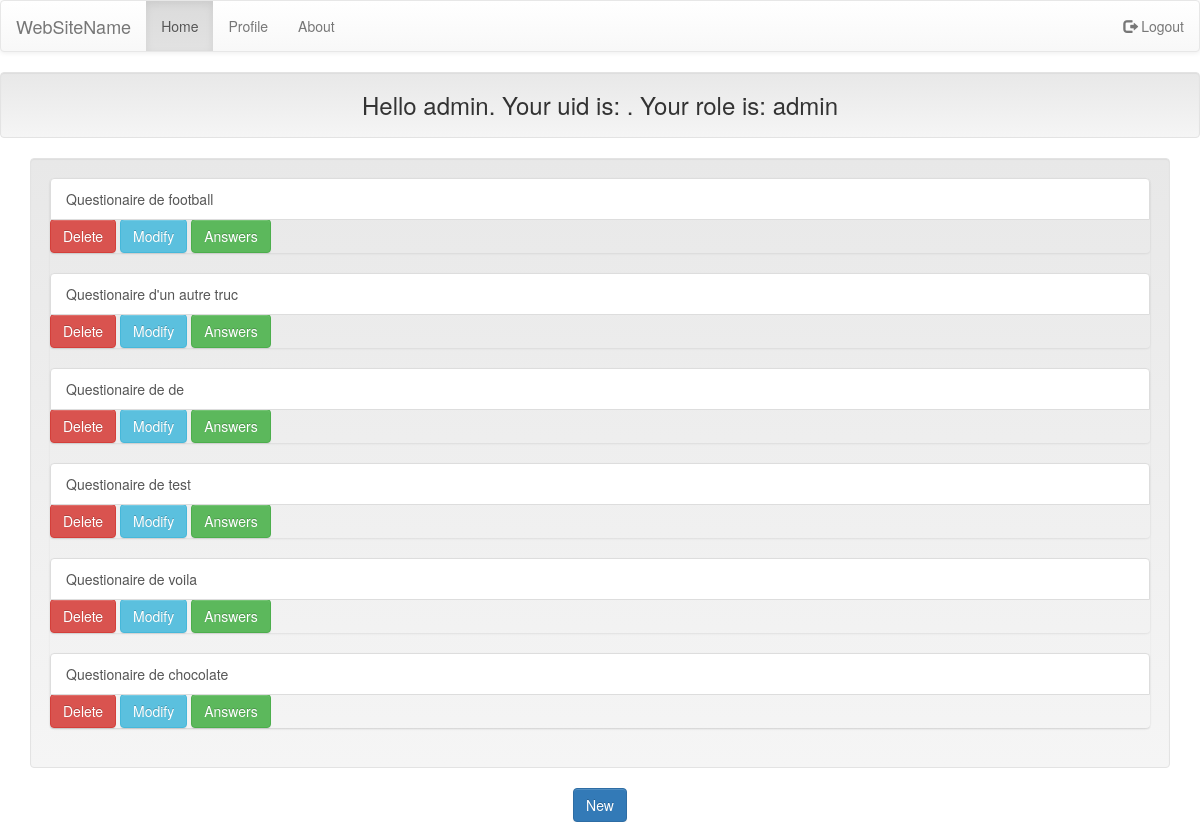
Screenshot of /home.php (signed in) with the database file from the repository.
### tables this page shows
CREATE TABLE `questionnaires` (
  `qid` int(11) NOT NULL,
  `intitule` varchar(50) NOT NULL,
  `uid` int(11) NOT NULL
);

### auth/config.php (called while the page is built, shortened)
<?php
$pathFor = [
    "login"  => "/website/login.php",
    "logout" => "/website/logout.php",
    "adduser" => "/website/adduser.php",
    "root"   => "/website/",
    "home" => "/website/home.php",
];

### auth/loader.php (called while the page is built, shortened)
<?php
require("config.php");
spl_autoload_register(function ($class) {
    $path = explode('\\',$class);
    $class = array_pop($path);
});
$idm = new Pw\Auth\Identity\IdentityManager();

### auth/IdentityManager.php (called while the page is built, shortened)
<?php
class IdentityManager implements \ArrayAccess
{
    protected $storage;
    public function __construct(&$storage = null)
    {
        if (is_array($storage)) {
            $this->storage = &$storage;
        } elseif ($storage instanceof ArrayAccess) {
            $this->storage = $storage;
        } else {
            $this->storage = &$_SESSION;
        }
    }
    public function hasIdentity()
    {
        return isset($this->storage[self::IDKEY]) && isset($this->storage[self::IDKEY]['identity']);
    }
    public function getIdentity()
    {
        return $this->storage[self::IDKEY]['identity'];
    }
    public function getRole()
    {
        return $this->storage[self::IDKEY]['roles'][0];
    }
    public function hasRoles()
    {
        return $this->hasIdentity() && isset($this->storage[self::IDKEY]['roles']);
    }
}

### admin/admin.php (the view, shortened to what this page needs)
<?php
echo"<div class='container'>";
echo"<div class='well'>
<div class='list-group'>";
    $db = new PDO($dsn,$username,$password);
    $db->setAttribute(PDO::ATTR_ERRMODE, PDO::ERRMODE_EXCEPTION);
    $db->setAttribute(PDO::ATTR_DEFAULT_FETCH_MODE, PDO::FETCH_ASSOC);
    $SQL = "SELECT qid,intitule FROM questionnaires";
    $res = $db->query($SQL);
    foreach($res as $row){
        echo "<div class='list-group'>
        <a href='admin/repond_ques.php?qid=$row[qid]' onClick=\"return confirm('Voulez allez voir la questionaire et repondre?');\" class='list-group-item' >$row[intitule]</a>
        <button class='btn btn-danger' data-href='admin/supp_ques.php?qid=$row[qid]' data-toggle='modal' data-target='#confirm-delete'>Delete</button>
        <a href='admin/modif_ques.php?qid=$row[qid]' class='btn btn-info' role='button'>Modify</a>
        <a href='admin/result_ques.php?qid=$row[qid]' class='btn btn-success' role='button'>Answers</a>";
        echo "</div>";
    }
echo "</div>";
echo "</div>";
?>
    <?php
echo "</div>";
echo "<div style='text-align:center'>
        <button class='btn btn-primary' data-toggle='modal' data-target='#add_questionaire'>
            New
        </button>
</div>";
?>

### header.php (shortened to what this page needs)
<!DOCTYPE html>
<html>
<head>
    <link rel="stylesheet" href="https://maxcdn.bootstrapcdn.com/bootstrap/3.3.7/css/bootstrap.min.css">
    <link rel="stylesheet" href="https://maxcdn.bootstrapcdn.com/bootstrap/3.3.7/css/bootstrap-theme.min.css">
    <link rel="stylesheet" href="https://maxcdn.bootstrapcdn.com/bootstrap/3.3.7/css/bootstrap.min.css">
    <link rel="stylesheet" href="https://maxcdn.bootstrapcdn.com/bootstrap/3.3.7/css/bootstrap.min.css">
</head>
<body>
    <?php
if($title == "Authentification" || $title == "Ajout de l'utilisateur"){
}else if($title == "Welcome page"){
    include("navbarindex.php");
}else{
     include("navbar.php");
}
?>

### navbar.php
<nav class="navbar navbar-default">
    <div class="container-fluid">
        <div class="navbar-header">
            <a class="navbar-brand" href="/website/">WebSiteName</a>
        </div>
        <ul class="nav navbar-nav">
            <li class="active"><a href="/website/home.php">Home</a></li>
            <li><a href="#">Profile</a></li>
            <li><a href="#">About</a></li>
        </ul>
        <ul class="nav navbar-nav navbar-right">
            <li><a href="<?= $pathFor['logout'] ?>"><span class="glyphicon glyphicon-log-out"></span> Logout</a></li>
        </ul>
    </div>
</nav>

### home.php
<?php
require("auth/EtreAuthentifie.php");
$title = 'Accueil';
include("header.php");
?>
    <?php
echo "<h3 class='well' style='text-align:center'> Hello ".$idm->getIdentity().". Your uid is: ".$idm->getUid().". Your role is: ".$idm->getRole()."</h3>";
?>
        <?php
  if($idm->getRole() == "user"){
    include("user/user.php");
  }else if($idm->getRole() == "admin"){
   include("admin/admin.php");
 }
 ?>
            <?php
include("footer.php");

### footer.php
</body>
</html>

### rows the page displays
questionnaires: intitule "Questionaire de football"
questionnaires: intitule "Questionaire d'un autre truc"
questionnaires: intitule "Questionaire de de"
questionnaires: intitule "Questionaire de test"
questionnaires: intitule "Questionaire de voila"
questionnaires: intitule "Questionaire de chocolate"

### other values shown
$idm->getIdentity() "admin"
$idm->getRole() "admin"
